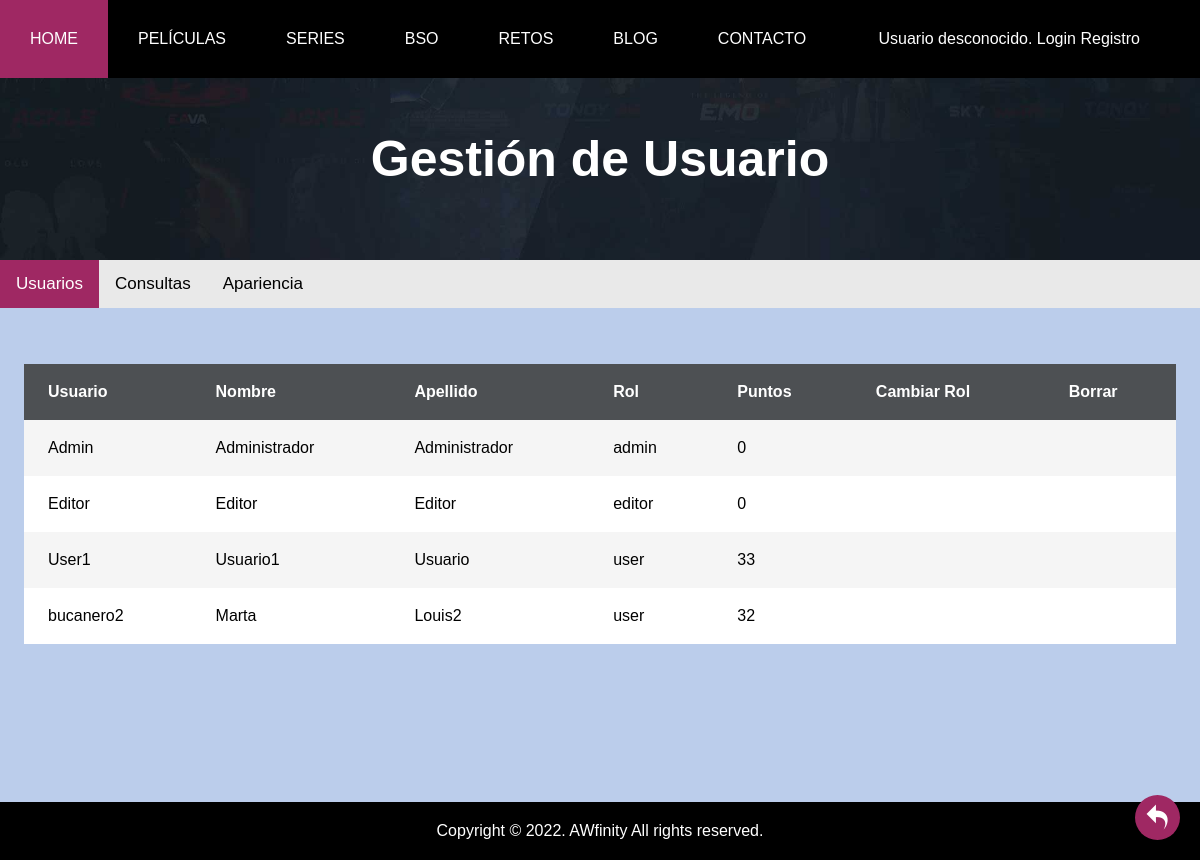
The app's page /vistaAdminGestionUser.php with its own data.
### tables this page shows
CREATE TABLE `usuarios` (
  `id_user` int(10) NOT NULL,
  `nombreUsuario` varchar(20) NOT NULL,
  `nombre` varchar(20) NOT NULL,
  `apellido` varchar(20) NOT NULL,
  `password` varchar(255) NOT NULL,
  `rol_user` enum('admin','editor','user','') NOT NULL,
  `puntos` int(10) NOT NULL
);

### includes/Usuario.php (called while the page is built, shortened)
<?php
class Usuario
{
    private $nombreUsuario;
    private $nombre;
    private $apellido;
    private $rol_user;
    private $puntos;
    private function __construct($nombreUsuario, $nombre, $apellido, $password, $rol_user,$puntos, $id = NULL) {
        $this->nombreUsuario = $nombreUsuario;
        $this->nombre = $nombre;
        $this->apellido = $apellido;
        $this->rol_user = $rol_user;
        $this->puntos=$puntos;
    }
    public function getNombreUsuario() {
        return $this->nombreUsuario;
    }
    public function getRol() {
        return $this->rol_user;
    }
    public function getNombre(){
        return $this->nombre;
    }
    public function getPuntos(){
        return $this->puntos;
    }
    public function getApellido(){
        return $this->apellido;
    }
    public static function pagina($numPagina,$numPorPagina){
    $sql = "SELECT * FROM usuarios U";
    if ($numPorPagina > 0) {
        $sql .= " LIMIT $numPorPagina";
    }
    $conn = Aplicacion::getInstance()->getConexionBd();
    $consulta = $conn->query($sql);
    $arrayUsuarios = array();
    if($consulta->num_rows > 0){
        while ($fila = mysqli_fetch_assoc($consulta)) {
            $arrayUsuarios[]= new Usuario($fila['nombreUsuario'], $fila['nombre'], $fila['apellido'], $fila['password'], $fila['rol_user'],$fila['puntos'],  $fila['id_user']);
        }
    }
    return $arrayUsuarios;
    }
}
?>

### vistaAdminGestionUser.php (the view, shortened to what this page needs)
<?php
$contenidoPrincipal = '';
$numPorPagina = 6;
if(isset($_GET['numPagina'])){
  $user = Usuario::getNumUsuarios();
  $numPagina = $_GET['numPagina'];
  if($user > $numPorPagina * ($numPagina +1)){
      $numPagina++;
      $ruta= "vistaAdminGestionUser.php?numPagina=".$numPagina;
      $enlaceSiguiente = "<div class='butonGeneral'><a href=\"$ruta\"> > </a></div>";
      $numPagina--;
  }
  if($numPagina >0){
      $numPagina--;
      $ruta= "vistaAdminGestionUser.php?numPagina=".$numPagina;
      $enlaceAnterior = "<div class='butonGeneral'><a href=\"$ruta\"> < </a></div>";
      $numPagina++;
  }
}
else{
  $numPagina = 0;
}
$contenidoPrincipal .= <<<EOS
                              <div class="encabezado encabezado-bg">
                              <div class="tituloIndex">
                                  <h1>Gestión de Usuario</h1>
                              </div>
                              </div>
                                <div class="menublog">
                                <a class="active" href="./vistaAdminGestionUser.php">Usuarios</a>
                                <a  href="./vistaAdminGestionConsulta.php">Consultas</a>
                                <a  href="./vistaAdminApariencia.php">Apariencia</a>
                                </div>
                                <div class="contened">
                                <div class="wrapper">
                                <table>
                                    <thead>
                                        <tr>
                                            <th>Usuario</th>
                                            <th>Nombre</th>
                                            <th>Apellido</th>
                                            <th>Rol</th>
                                            <th>Puntos</th>
                                            <th>Cambiar Rol</th>
                                            <th>Borrar</th>
                                        </tr>
                                    </thead>
                                    <tbody>
EOS;
$usuarios= Usuario::pagina($numPagina,$numPorPagina);
        $cont=0;
        foreach($usuarios as $us){
                $contenidoPrincipal .=<<<EOS
                <tr>
                <td class="usuario">{$us->getNombreUsuario()}</td>
                <td class="nombre">{$us->getNombre()}</td>
                <td class="apellido">{$us->getApellido()}</td>
                <td class="rol">{$us->getRol()}</td>
                <td class="puntos">{$us->getPuntos()}</td>
                <td class="cambiar">
                EOS;
                $formU[$cont]= new FormEditorElimUsuario($us);
                $htmlFormEditorElimUsuario[$cont]= $formU[$cont]->gestiona();
                $contenidoPrincipal .=<<<EOS
                </td>
                <td class="borrar">
                {$htmlFormEditorElimUsuario[$cont]}
                </td>
                </tr>
                EOS;
                $cont++;
        }
$contenidoPrincipal.=<<<EOS
</tbody>
		</table>
		</div>
		</div>
EOS;
require __DIR__. '/includes/vistas/plantillas/plantilla.php';
?>

### css/default.css (style rules this page uses)
* { margin:0px; padding:0px; }
.menublog { overflow: hidden; background-color: #e9e9e9; }
.menublog a { float: left; display: block; color: black; text-align: center; padding: 14px 16px; text-decoration: none; font-size: 17px; }
.menublog a.active { background-color: #9f2863; color: white; }
div.contened { margin: 2%; }
.wrapper { line-height: 1.5em; margin: 0 auto; padding: 2em 0 3em; width: 100%; max-width: 2000px; overflow: hidden; }
.wrapper table { border-collapse: collapse; width: 100%; background: #fff; }
.wrapper th { background-color: #4d5053; font-weight: bold; color: #fff; white-space: nowrap; }
.wrapper td, th { padding: 1em 1.5em; text-align: left; }
.wrapper tbody tr:nth-child(2n-1) { background-color: #f5f5f5; transition: all .125s ease-in-out; }
.wrapper td.nombre { text-transform: capitalize; }
div.encabezado.encabezado-bg { background-image: url(../img/comun/encabezado.png); display: block; }
.encabezado-bg { padding: 52px 0 52px; background-position: center; background-size: cover; position: relative; z-index: 1; }
div.tituloIndex h1 { align-items: center; font-size: 50px; padding-bottom: 20px; color: #ffff; }
div.tituloIndex { text-align: center; }

### records on screen
usuarios: nombreUsuario "Admin", nombre "Administrador", apellido "Administrador", rol_user "admin", puntos "0"
usuarios: nombreUsuario "Editor", nombre "Editor", apellido "Editor", rol_user "editor", puntos "0"
usuarios: nombreUsuario "User1", nombre "Usuario1", apellido "Usuario", rol_user "user", puntos "33"
usuarios: nombreUsuario "bucanero2", nombre "Marta", apellido "Louis2", rol_user "user", puntos "32"
